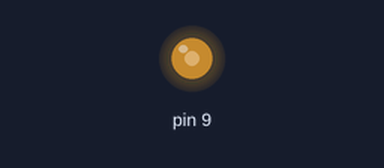
A sketch run on a simulated Arduino Uno, built with avr-gcc and run on an emulated ATmega328P. On the bench: output pins drawn as LEDs (lit = HIGH). What the sketch prints to the serial monitor is not drawn.

Above: at 0.1 s.
Timing chart, 0 to 1.6 s (numbered marks = the images above):
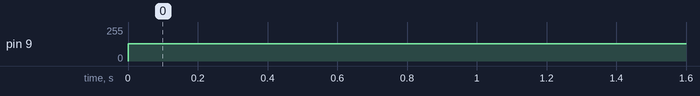

The sketch:

inv_vers_pwm.ino
```cpp
// OPV mittlere Spannung
float mid_voltage = 2.5;
// Step variable und Base step berechnen
int steps = 0;
const int base_step = int((mid_voltage / 5)  * 256);

// Zweite Widerstand im Verstärkungsfaktor
int resistance2 = 1000;

bool increase = true;
long start_time = 0;

void setup() {
  // put your setup code here, to run once:
  Serial.begin(9600);
  pinMode(9,OUTPUT);
  analogWrite(9,180);
}

float get_voltage(){
  return  analogRead(A0) * (5/1023.0);
}

void configure_voltage(){
  if (!increase) return;
  analogWrite(9,base_step + steps);
  start_time = millis();
  increase = false;
}

void calculate_resistance(){
  // Bedingung ueberpruefen
  if (start_time > 0) return;
  if (millis() - start_time < 10)return;

  float ua = get_voltage() - mid_voltage;

  // Ueberpruefen ob maximale Spannung erreicht wurde
  if (ua > mid_voltage * 0.75 || steps < 80) {
    // Widerstand ermitteln
    float ue = ((base_step + steps)/256 *5) - mid_voltage;
    float factor_k  = ua / ue;
    Serial.print("Widerstand  ");
    Serial.println((factor_k-1) * resistance2);
    steps = 0;
    }
  else steps += 1;

  increase = true;
  start_time = 0;
}

void loop() {
  configure_voltage();

  calculate_resistance();
}
```

Measured:
- by itself, pin 9: 0/255 → 128/255 at 0.00 s
